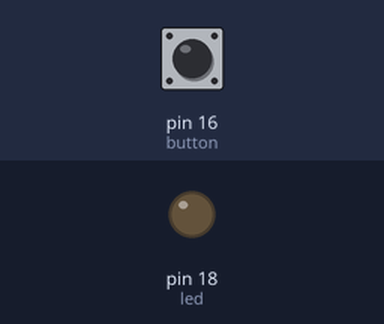
The program below on a simulated MicroPython board. On the bench: output pins drawn as LEDs (lit = HIGH). Dashed ring = blinking. The test bench sets the inputs (shaded band); at power-on: pin 16 (button) LOW. Threads take turns every 2 ms.

Above: at 1.2 s.
1.3 s: pin 16 (button) pulled HIGH for 0.15 s
At 2.1 s:
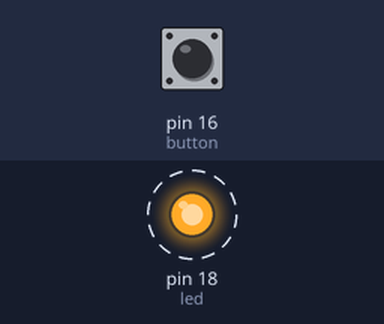
Timing chart, 0 to 10.4 s (numbered marks = the images above; inputs shaded):
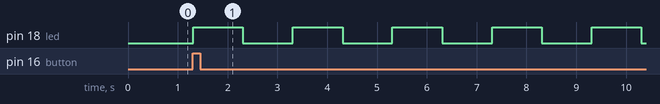

Measured:
- after the input at 1.3 s, pin 18 (led): alternates HIGH for 1.0 s and LOW for 1.0 s, starting at once

The program:

GPIO.py
```python
from machine import Pin
import utime
import _thread

led = Pin(18, Pin.OUT)
button = Pin(16, Pin.IN, Pin.PULL_DOWN)

state = 0
debounce_time = 0.2
running = True


state_lock = _thread.allocate_lock()

def monitor_button():
    global state, running
    last_button_state = 0

    while running:
        current_button_state = button.value()

        if current_button_state == 1 and last_button_state == 0:
            with state_lock:
                state += 1
                if state > 3:
                    state = 1
            utime.sleep(debounce_time)

        last_button_state = current_button_state
        utime.sleep(0.01)

_thread.start_new_thread(monitor_button, ())

def toggle_led(state):
    if state == 1:
        return 1
    elif state == 2:
        return 0.25
    else:
        return None

try:
    while running:
        with state_lock:
            delay = toggle_led(state)

        if delay is not None:
            led.toggle()
            utime.sleep(delay)
        else:
            led.value(0)

except KeyboardInterrupt:
    print("Program stopped")
    led.value(0)

finally:
    running = False
    utime.sleep(0.5)
```
